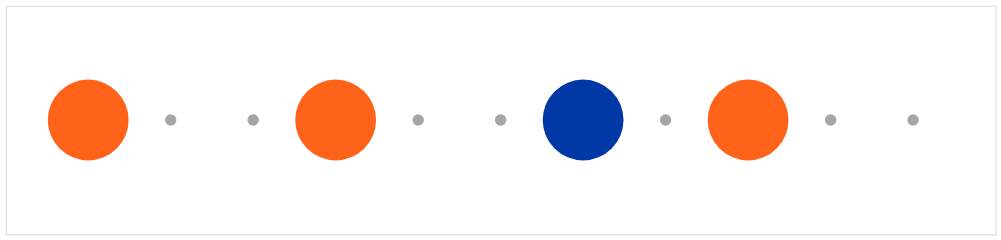

Write notebook code for a chart like this one.
### Markdown cell above
For the background layer, we just display 11 gray dots to represent ticks from 0 min to 10 min. The background layer also specifies the x-axis scale and the dimension of the plot.  In other layers, we need to make sure to use a consistent x-axis scale, and we do not need to specify dimensions again.

## Visualizing arrival time

Next, let us visualize the arrival times.

### Code cell
arrival_time = alt.Chart(df).mark_circle(size=5000, opacity=1).encode(
    x=alt.X("arrival_time:Q", axis=None, scale=x_scale),
    color=alt.Color("color:N", scale=None)
).transform_lookup(lookup="line", from_=alt.LookupData(line_color, "line", ["color"]))
background + arrival_time

### Figure 1 — Vega-Lite specification as saved in the notebook (floating-point values rounded to 4 significant figures)
{"config": {"view": {"continuousWidth": 300, "continuousHeight": 300}}, "layer": [{"data": {"name": "data-86d6f38c8b20d58d95ba72d6233cf50d"}, "mark": {"type": "circle", "color": "gray", "size": 100}, "encoding": {"x": {"axis": null, "field": "x", "scale": {"domain": [-1, 11]}, "type": "quantitative"}}}, {"data": {"name": "data-82662388ea5a5d374cd72822197f68d3"}, "mark": {"type": "circle", "opacity": 1, "size": 5000}, "encoding": {"color": {"field": "color", "scale": null, "type": "nominal"}, "x": {"axis": null, "field": "arrival_time", "scale": {"domain": [-1, 11]}, "type": "quantitative"}}, "transform": [{"lookup": "line", "from": {"data": {"name": "data-5b10a4fa19ed17cb7ded508c40bc33e6"}, "key": "line", "fields": ["color"]}}]}], "height": 200, "width": 866, "$schema": "https://vega.github.io/schema/vega-lite/v5.8.0.json", "datasets": {"data-86d6f38c8b20d58d95ba72d6233cf50d": [{"x": 0}, {"x": 1}, {"x": 2}, {"x": 3}, {"x": 4}, {"x": 5}, {"x": 6}, {"x": 7}, {"x": 8}, {"x": 9}, {"x": 10}], "data-82662388ea5a5d374cd72822197f68d3": [{"line": "F", "arrival_time": 3, "destination": "Jamaica-179 St"}, {"line": "F", "arrival_time": 8, "destination": "Kings Hwy"}, {"line": "E", "arrival_time": 6, "destination": "Jamaica-179 St"}, {"line": "M", "arrival_time": 0, "destination": "Forest Hills-71 Av"}], "data-5b10a4fa19ed17cb7ded508c40bc33e6": [{"line": "E", "color": "#0039a6"}, {"line": "F", "color": "#ff6319"}, {"line": "M", "color": "#ff6319"}]}}
